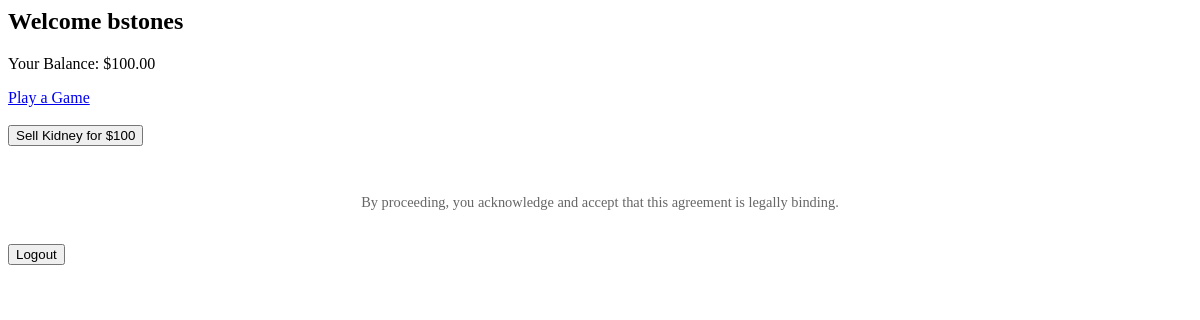
Before: /accounts/dashboard/ (signed in) with the older database file.
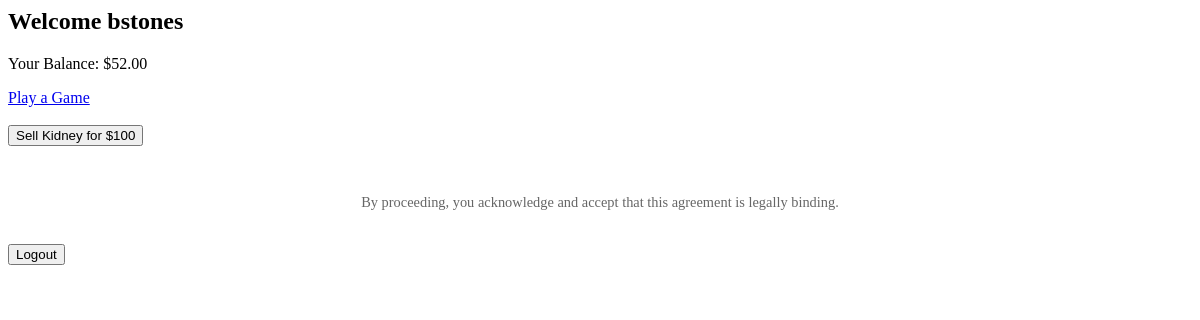
After: the same page with the newer database file.
### accounts/models.py (models this page shows, shortened)
class UserProfile(models.Model):
    user = models.OneToOneField(User, on_delete=models.CASCADE)
    balance = models.DecimalField(default=100.00, max_digits=10, decimal_places=2)

### accounts/views.py (the view)
# urls.py: path('dashboard/', views.dashboard_view, name='dashboard'),
def dashboard_view(request):
    profile = UserProfile.objects.get(user=request.user)
    return render(request, 'accounts/dashboard.html', {'profile': profile})

### templates/accounts/dashboard.html (shortened to what this page needs)
<h2>Welcome {{ request.user.username }}</h2>
<p>Your Balance: ${{ profile.balance }}</p>
<a href="{% url 'play' %}">Play a Game</a><br>
<form method="post" action="{% url 'add_test_money' %}">
    <button type="submit">Sell Kidney for $100</button>
</form>
<p style="font-size: 0.9em; color: #666; text-align: center; margin-top: 1em;">
    By proceeding, you acknowledge and accept that this agreement is legally binding.
  </p>
<form action="{% url 'logout' %}" method="post" style="display: inline;">
    <button type="submit">Logout</button>
</form>

Changed rows visible on the page:
changed UserProfile: balance "100.00" → "52.00"
